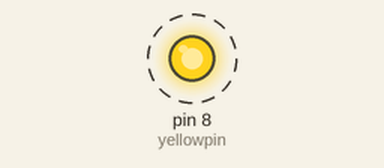
A sketch run on a simulated Arduino Uno, built with avr-gcc and run on an emulated ATmega328P. On the bench: output pins drawn as LEDs (lit = HIGH). Dashed ring = blinking.

Above: at 0.2 s.
Timing chart, 0 to 3.0 s (numbered marks = the images above):
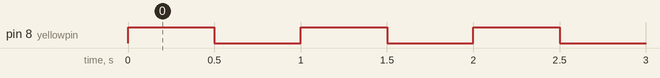

Measured:
- by itself, pin 8 (yellowpin): alternates HIGH for 0.50 s and LOW for 0.50 s

The sketch:

jan24.ino
```cpp
int yellowpin = 8; //pin to control the yellow pin
int wait = 500; //to control delay
void setup() {
  // put your setup code here, to run once:
  pinMode(yellowpin,OUTPUT);

}

void loop() {
  // put your main code here, to run repeatedly:
  //turns on LED
  digitalWrite(yellowpin, HIGH);
  //time in milliseconds
  delay(wait);
  //turn off LED
  digitalWrite(yellowpin, LOW);
  delay(wait);

}
```
